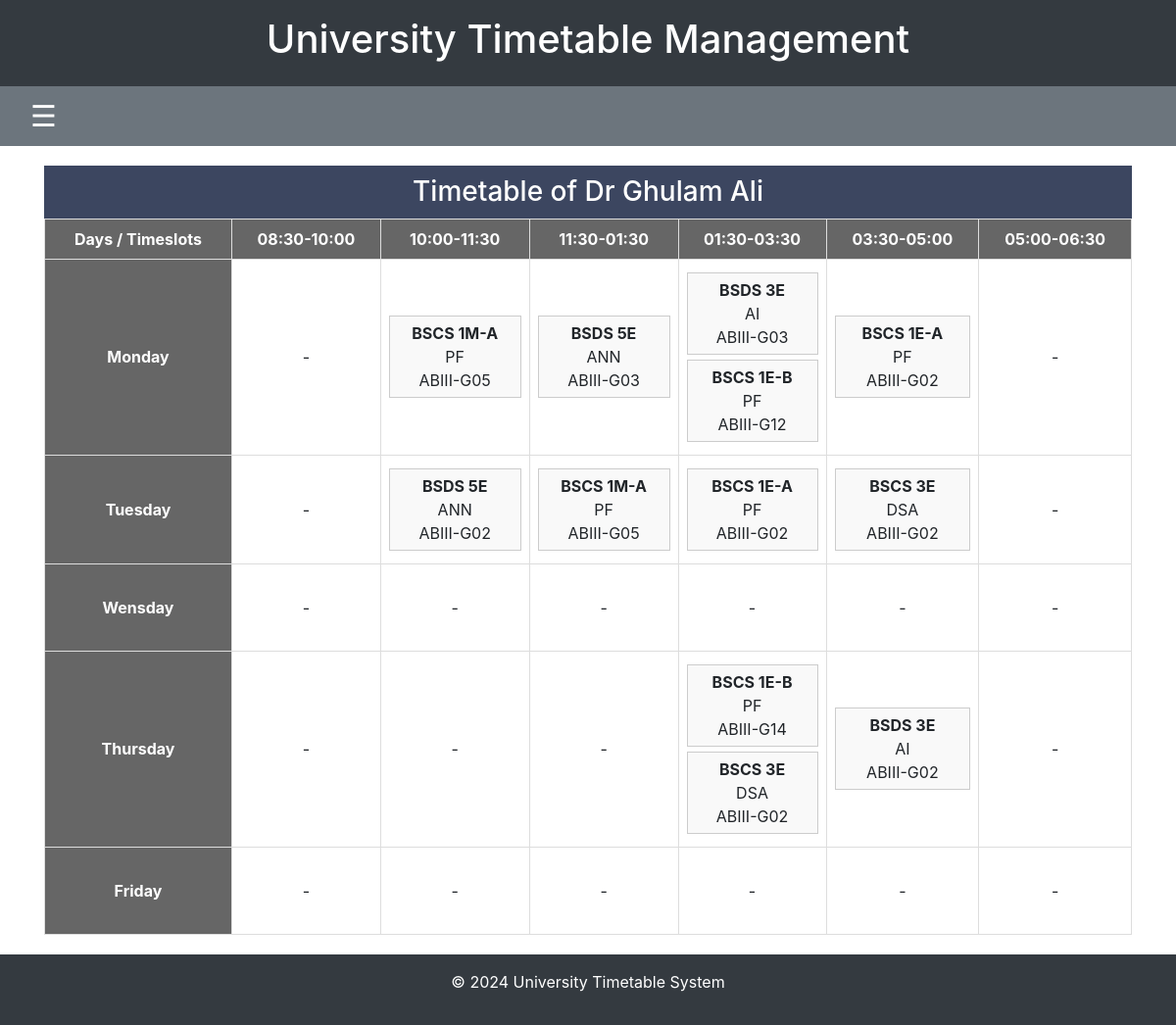
Page /teacher/timetable/2/ on the committed database.
### timetable/models.py (models this page shows, shortened)
class Teacher(models.Model):
    name = models.CharField(max_length=100)
    phone_number = models.CharField(max_length=12, null=True, blank=True)  # Phone number can be null
    gmail = models.EmailField(null=True, blank=True)  # Gmail field is optional

class Timeslot(models.Model):
    slot = models.CharField(max_length=20)
    category = models.CharField(max_length=20, null=True, blank=True)
    shift = models.ForeignKey(Shift, on_delete=models.CASCADE)  # New shift field

class Day(models.Model):
    name = models.CharField(max_length=10)

class Course(models.Model):
    course_code = models.CharField(max_length=20)
    short_name = models.CharField(max_length=100)
    full_name = models.CharField(max_length=200)
    credit_hours = models.CharField(max_length=200)
    lab_crh = models.IntegerField(default=0)  # New field for lab credit hours
    pre_req = models.CharField(max_length=200, blank=True, null=True)  # New field for prerequisites
    category = models.CharField(max_length=100)

class Room(models.Model):
    name = models.CharField(max_length=10)

### timetable/views.py (the view)
# urls.py: path('teacher/timetable/<int:teacher_id>/', views.teacher_timetable_view, name='teacher_timetable'),
def teacher_timetable_view(request, teacher_id):
    selected_teacher = Teacher.objects.get(id=teacher_id)
    days = Day.objects.all()
    timeslots = Timeslot.objects.all()
    timetable_data = []
    for day in days:
        day_row = {'day': day.name, 'slots': []}
        for timeslot in timeslots:
            schedules = Schedule.objects.filter(course_assignment__teacher_id=teacher_id, day=day, timeslot=timeslot)
            if schedules.exists():
                schedule_info = []
                for schedule in schedules:
                    schedule_info.append({
                        'room_name': schedule.room.name,
                        'course_name': schedule.course_assignment.course.short_name if schedule.course_assignment.course else 'N/A',
                        'class_name': f"{schedule.course_assignment.class_assigned.name} {schedule.course_assignment.class_assigned.semester.name}{schedule.course_assignment.class_assigned.section}"
                    })
                day_row['slots'].append(schedule_info)
            else:
                day_row['slots'].append([])  # Empty slot
        timetable_data.append(day_row)
    context = {
        'selected_teacher': selected_teacher,
        'days': days,
        'timeslots': timeslots,
        'timetable_data': timetable_data
    }
    return render(request, 'timetable/teacher_timetable.html', context)

### timetable/templates/timetable/teacher_timetable.html (shortened to what this page needs)
{% extends 'timetable/base.html' %}
{% block content %}
<h3 class="day-bar text-center">Timetable of {{ selected_teacher.name }}</h3>
<table class="timetable-table">
    <thead>
        <tr>
            <th>Days / Timeslots</th>
            {% for timeslot in timeslots %}
                <th>{{ timeslot.slot }}</th>
            {% endfor %}
        </tr>
    </thead>
    <tbody>
        {% for day_row in timetable_data %}
        <tr>
            <td class="room-cell">
                <br>
                {{ day_row.day }}<br>
                <br>
            </td>
            {% for slot in day_row.slots %}
                <td>
                    {% if slot %}
                        {% for entry in slot %}
                            <div class="schedule-info">
                            <strong>{{ entry.class_name }} </strong><br>
                                {{ entry.course_name }}<br>
                                {{ entry.room_name }}
                            </div>
                        {% endfor %}
                    {% else %}
                        -
                    {% endif %}
                </td>
            {% endfor %}
        </tr>
        {% endfor %}
    </tbody>
</table>
{% endblock %}

### timetable/static/css/styles.css (style rules this page uses)
html, body { height: 100%; margin: 0; display: flex; flex-direction: column; }

### timetable/templates/timetable/base.html (style rules this page uses)
html, body { height: 100%; margin: 0; padding: 0; }

### timetable/templates/timetable/teacher_timetable.html (style rules this page uses)
.timetable-table { width: 100%; border-collapse: collapse; margin-bottom: 20px; }
.timetable-table th, .timetable-table td { border: 1px solid #ddd; padding: 8px; text-align: center; }
h3.day-bar { background-color: #3c4660; color: #ffffff; margin-bottom: 0; padding: 10px; }
.timetable-table th { background-color: #666666; color: #ffffff; }
.room-cell { font-weight: bold; background-color: #666666; color: #ffffff; }
.schedule-info { margin: 5px 0; padding: 5px; border: 1px solid #ccc; background-color: #f9f9f9; }

### rows in the picture
Teacher: name "Dr Ghulam Ali"
Timeslot: slot "08:30-10:00"
Timeslot: slot "10:00-11:30"
Timeslot: slot "11:30-01:30"
Timeslot: slot "01:30-03:30"
Timeslot: slot "03:30-05:00"
Timeslot: slot "05:00-06:30"
Day: day "Monday"
Course: course_name "PF" "PF" "PF" "PF" "PF" "PF"
Room: room_name "ABIII-G05" "ABIII-G05"
Course: course_name "ANN" "ANN"
Room: room_name "ABIII-G03" "ABIII-G03"
Course: course_name "AI" "AI"
Room: room_name "ABIII-G12"
Room: room_name "ABIII-G02" "ABIII-G02" "ABIII-G02" "ABIII-G02" "ABIII-G02" "ABIII-G02"
Day: day "Tuesday"
Course: course_name "DSA" "DSA"
Day: day "Wensday"
Day: day "Thursday"
Room: room_name "ABIII-G14"
Day: day "Friday"

### other values in the picture
{{ entry.class_name }} "BSCS 1M-A" "BSDS 5E" "BSDS 3E" "BSCS 1E-B" "BSCS 1E-A" "BSDS 5E" "BSCS 1M-A" "BSCS 1E-A" "BSCS 3E" "BSCS 1E-B" "BSCS 3E" "BSDS 3E"
